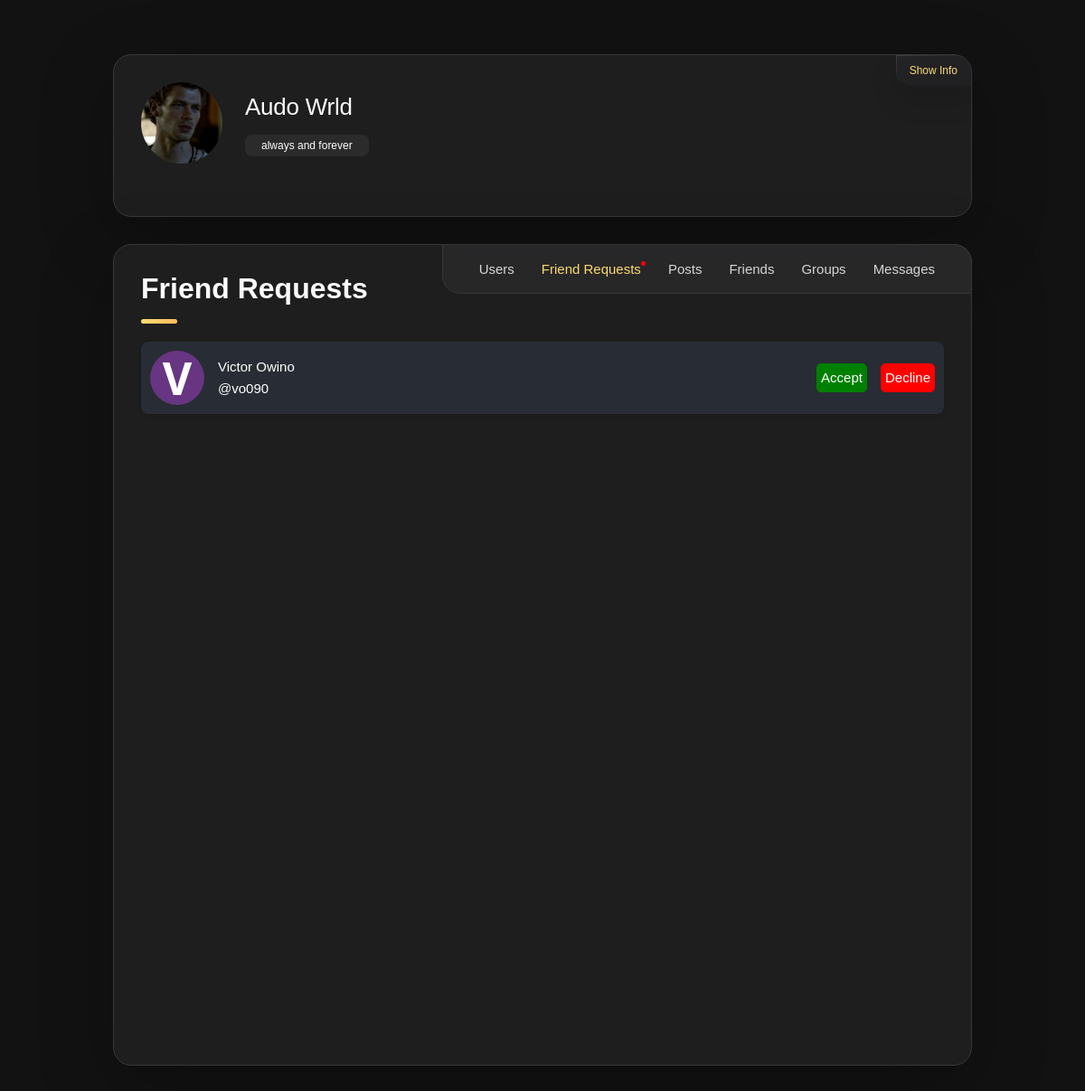
Screenshot of /friend_requests (signed in) with the database file from the repository.
### website/models.py (models this page shows, shortened)
class User(db.Model, UserMixin):
    id = db.Column(db.Integer, primary_key=True)
    email = db.Column(db.String(150), unique=True)
    password = db.Column(db.String(255))
    first_name = db.Column(db.String(225))
    second_name = db.Column(db.String(225))
    full_name = db.Column(db.String(255))
    profile_picture = db.Column(db.String(255), nullable=True)
    cover_picture = db.Column(db.String(255), nullable=True)
    user_name = db.Column(db.String(255))
    phone_number = db.Column(db.String(20))
    country_code = db.Column(db.String(10), default="+254")
    bio = db.Column(db.String(255))
    time_zone = db.Column(db.String(255))
    date_birth = db.Column(db.String(255))
    gender = db.Column(db.String(255))
    generated_color = db.Column(db.String(7))
    is_2fa_enabled = db.Column(db.Boolean, default=False)
    otp_secret = db.Column(db.String(32), nullable=True)
    temp_otp = db.Column(db.String(32), nullable=True)
    otp_method = db.Column(db.String(10), default='app')
    is_active = db.Column(db.Boolean, default=True)
    is_admin = db.Column(db.Boolean, default=False)
    email_verified = db.Column(db.Boolean, default=False)
    note_tags = db.relationship(
        "NoteTag", back_populates="user", cascade="all, delete-orphan"
    )
    notes = db.relationship("Note", back_populates="user", cascade="all, delete-orphan")
    password_reset_tokens = db.relationship(
        "PasswordResetToken", back_populates="user", cascade="all, delete-orphan"
    )
    notifications = db.relationship(
        "Notification", back_populates="user", cascade="all, delete-orphan"
    )
    todos = db.relationship("ToDo", back_populates="user", cascade="all, delete-orphan")
    email_preferences = db.relationship(
        "EmailPreferences",
        uselist=False,
        back_populates="user",
        cascade="all, delete-orphan",
    )
    push_preferences = db.relationship(
        "PushPreferences",
        uselist=False,
        back_populates="user",
        cascade="all, delete-orphan",
    )
    email_verification_tokens = db.relationship(
        "EmailVerificationToken", back_populates="user", cascade="all, delete-orphan"
    )

### website/views.py (the view)
@views.route("/friend_requests", methods=["GET"])
@login_required
def friend_requests():
    pending_requests = Friendship.query.filter_by(
        friend_id=current_user.id, is_accepted=False
    ).all()
    has_pending_requests = (
        Friendship.query.filter_by(friend_id=current_user.id, is_accepted=False).count()
        > 0
    )
    requests_data = []
    for friendship in pending_requests:
        user = User.query.get(friendship.user_id)
        if user:
            requests_data.append(
                {
                    "id": user.id,
                    "full_name": user.full_name,
                    "user_name": user.user_name,
                    "friendship_status": "pending",
                    "profile_picture": user.profile_picture,
                    "generated_color": user.generated_color,
                    "first_name": user.first_name,
                }
            )
    return render_template(
        "friend_requests.html",
        requests=requests_data,
        has_pending_requests=has_pending_requests,
    )

### website/templates/friend_requests.html (shortened to what this page needs)
<!DOCTYPE html>
<html lang="en">
  <head>
    <link
      rel="stylesheet"
      href="https://cdnjs.cloudflare.com/ajax/libs/font-awesome/5.15.4/css/all.min.css"
    />
    <link
      rel="stylesheet"
      href="{{ url_for('static', filename='css/platform.css') }}"
    />
    <link
      href="https://unpkg.com/boxicons@2.1.4/css/boxicons.min.css"
      rel="stylesheet"
    />
  </head>
  <body>
    <main>
      <aside class="sidebar" data-sidebar>
        <div class="sidebar-info">
          <figure class="avatar-box">
            {% if current_user.profile_picture %}
            <img
              src="/static/profile_pics/{{ current_user.profile_picture }}"
              alt="Profile Picture"
              class="profile-image"
            />
            {% else %}
            <i
              class="fas fa-5x"
              style="--background-: {{ current_user.generated_color }}"
              >{{ current_user.first_name[0] }}</i
            >
            {% endif %}
          </figure>
          <div class="info-content">
            <h1 class="name" title="{{ current_user.full_name }}">
              {{ current_user.full_name }}
            </h1>
            <p class="title" title="{{ current_user.bio }}">
              {% if current_user.bio %} {{ current_user.bio }} {% endif %}
            </p>
          </div>
          <button class="info_more-btn" data-sidebar-btn>
            <span>Show Info</span>
          </button>
        </div>
      </aside>
      <div class="main-content">
        <nav class="navbar">
          <ul class="navbar-list">
            <li class="navbar-item">
              <a href="{{ url_for('views.search_users')}}" class="navbar-link">
                <p>Users</p>
              </a>
            </li>
            <li class="navbar-item">
              <a
                href="{{ url_for('views.friend_requests') }}"
                class="navbar-link active"
              >
                <p
                  style="--background-: {{ current_user.generated_color }}; position: relative;"
                >
                  Friend Requests {% if has_pending_requests %}
                  <span class="red-dot"></span>
                  {% endif %}
                </p>
              </a>
            </li>
            <li class="navbar-item">
              <a
                href="#"
                class="navbar-link"
                style="--background-: {{ current_user.generated_color }}"
              >
                <p>Posts</p>
              </a>
            </li>
            <li class="navbar-item">
              <a href="{{ url_for('views.view_friends') }}" class="navbar-link" id="favoriteLink">
                <p style="--background-: {{ current_user.generated_color }}">
                  Friends
                </p>
              </a>
            </li>
            <li class="navbar-item">
              <a
                href="#"
                class="navbar-link new-tag"
                style="--background-: {{ current_user.generated_color }}"
                ><p>Groups</p></a
              >
            </li>
            <li class="navbar-item">
              <a
                href="#"
                class="navbar-link"
                style="--background-: {{ current_user.generated_color }}"
              >
                <p>Messages</p>
              </a>
            </li>
          </ul>
        </nav>
        <article class="about active" id="users">
          <header>
            <h2 class="h2 article-title">Friend Requests</h2>
          </header>
          <section class="about-text">
            <ul class="request-list">
              {% for request in requests %}
              <li class="user-item">
                <figure
                  class="avatar-box2"
                >
                  {% if request.profile_picture %}
                  <img
                    src="/static/profile_pics/{{ request.profile_picture }}"
                    alt="Profile Picture"
                    class="profile-image"
                  />
                  {% else %}
                  <i
                    class="fas fa-5x"
                    style="--background-: {{ request.generated_color }}"
                    >{{ request.first_name[0] }}</i
                  >
                  {% endif %}
                </figure>
                <p>
                  <a
                    href="{{ url_for('views.user_profile', user_id=request.id) }}"
                    >{{ request.full_name }} <br>{{ request.user_name }}</a
                  ><br />
                </p>
                <div class="response">
                  <button class="accept-btn" data-id="{{ request.id }}" stylr>
                    Accept
                  </button>
                  <button class="decline-btn" data-id="{{ request.id }}">
                    Decline
                  </button>
                </div>
              </li>
              {% else %}
              <p>No pending friend requests.</p>
              {% endfor %}
            </ul>
          </section>
        </article>
      </div>
    </main>
  </body>
</html>

### website/templates/friend_requests.html (style rules this page uses)
a { color: #fff; }

### rows the page displays
User: profile_picture (picture), full_name "Audo Wrld", bio "always and forever"
User: first_name "V", full_name "Victor Owino", user_name "@vo090"
